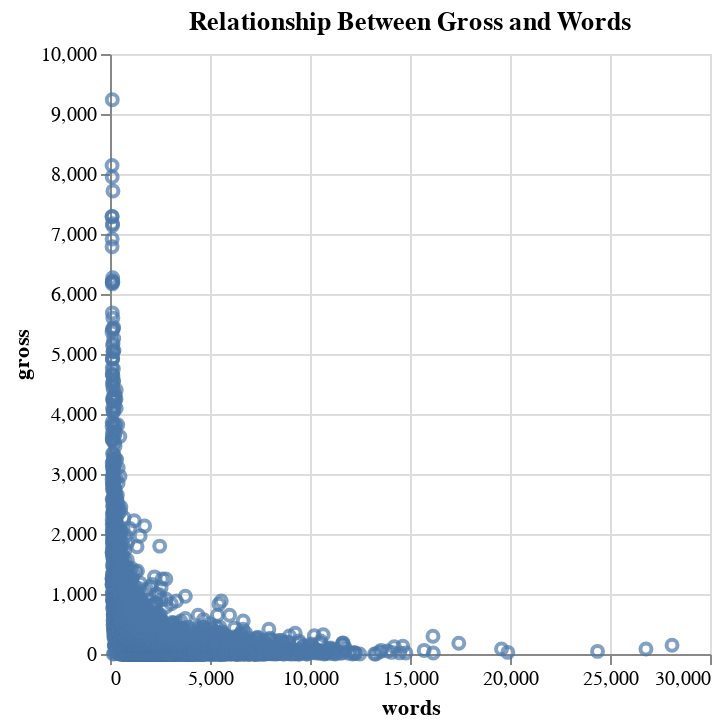

Write notebook code for a chart like this one.
### Markdown cell above
### How could test if there was any relationship between the film’s gross value and the amount of dialogue in the film?

### Code cell
grouped_dialogue_df3 = dialogue_df.groupby(['words', 'gender'])['gross'].sum().reset_index()
alt.Chart(grouped_dialogue_df3).mark_point().encode(
    x='words',
    y='gross',
).properties(title='Relationship Between Gross and Words')

### Figure 1 — Vega specification as saved in the notebook (floating-point values rounded to 4 significant figures; data arrays with more than 128 entries replaced by an {"elided": "..."} marker saying what was removed)
{"$schema": "https://vega.github.io/schema/vega/v5.json", "data": [{"name": "source_0", "values": {"elided": "5341 records"}}, {"name": "source_0_x_domain_words", "values": [{"min": 101, "max": 28102}]}, {"name": "source_0_y_domain_gross", "values": [{"min": 0.0, "max": 9237.0}]}], "marks": [{"type": "symbol", "name": "marks", "from": {"data": "source_0"}, "encode": {"update": {"fill": {"value": "transparent"}, "stroke": {"value": "#4c78a8"}, "x": {"field": "words", "scale": "x"}, "opacity": {"value": 0.7}, "y": {"field": "gross", "scale": "y"}}}, "style": ["point"]}], "scales": [{"name": "x", "type": "linear", "domain": [{"signal": "(data(\"source_0_x_domain_words\")[0] || {}).min"}, {"signal": "(data(\"source_0_x_domain_words\")[0] || {}).max"}], "range": [0, {"signal": "width"}], "nice": true, "zero": true}, {"name": "y", "type": "linear", "domain": [{"signal": "(data(\"source_0_y_domain_gross\")[0] || {}).min"}, {"signal": "(data(\"source_0_y_domain_gross\")[0] || {}).max"}], "range": [{"signal": "height"}, 0], "zero": true, "nice": true}], "axes": [{"scale": "x", "domain": false, "minExtent": 0, "zindex": 0, "tickCount": {"signal": "ceil(width/40)"}, "ticks": false, "maxExtent": 0, "orient": "bottom", "labels": false, "gridScale": "y", "grid": true, "aria": false}, {"scale": "y", "orient": "left", "domain": false, "aria": false, "ticks": false, "labels": false, "gridScale": "x", "minExtent": 0, "tickCount": {"signal": "ceil(height/40)"}, "zindex": 0, "grid": true, "maxExtent": 0}, {"scale": "x", "tickCount": {"signal": "ceil(width/40)"}, "title": "words", "zindex": 0, "orient": "bottom", "grid": false, "labelFlush": true, "labelOverlap": true}, {"scale": "y", "zindex": 0, "orient": "left", "title": "gross", "grid": false, "tickCount": {"signal": "ceil(height/40)"}, "labelOverlap": true}], "title": {"text": "Relationship Between Gross and Words", "frame": "group"}, "style": "cell", "width": 300, "background": "white", "padding": 5, "height": 300}
